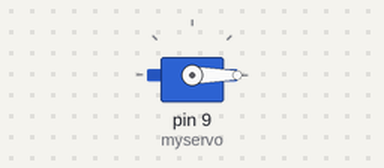
Recording of a sketch running on a simulated Arduino Uno, built with avr-gcc and run on an emulated ATmega328P. On the bench: servo.

Above: at 3.05 s.
At 4.6 s:
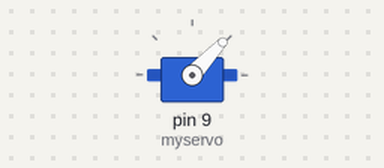
At 6.15 s:
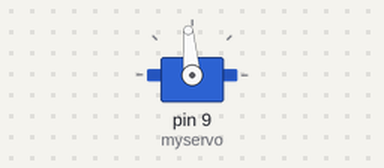
At 9.3 s:
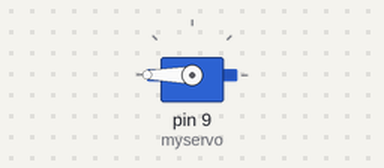
Timing chart, 0 to 11.2 s (numbered marks = the images above):
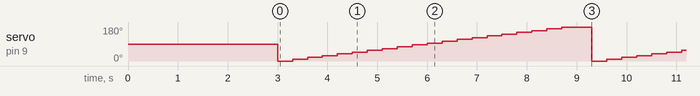

Measured:
- by itself, servo on pin 9 (myservo): repeats every 6.3 s: 9° 0.30 s, 19° 0.30 s, 28° 0.30 s, 38° 0.30 s, 47° 0.30 s, 57° 0.30 s, 66° 0.30 s, 76° 0.30 s, 85° 0.30 s, 95° 0.30 s, 104° 0.30 s, 114° 0.30 s, 123° 0.30 s, 133° 0.30 s, 142° 0.30 s, 152° 0.30 s, 161° 0.30 s, 171° 0.30 s, 180° 0.60 s, 0° 0.30 s

The sketch:

Servo_Motor.ino
```cpp
//伺服馬達Servo Motor(Tower Pro SG90)
//Servo預設脈衝寬度為544~2400µs
//Tower Pro SG90則為500~2400µs
#include<Servo.h>

Servo myservo;

void setup() {
    myservo.attach(9,500,2400);
    //修正脈衝寬度
    //servo.attach(pin,min,max)
    myservo.write(90);
    //設定一開始位置
    delay(3000);
}

//此採直接以脈衝寬度控制
//使用writeMicroseconds()要注意範圍不可超過,不然可能損壞馬達
void loop(){
    int i;
    for(i=500;i<=2400;i+=100){
        myservo.writeMicroseconds(i);
        delay(300);
    }
    for(i=2400;i>=500;i-=i){
        myservo.writeMicroseconds(i);
        delay(300);
    }
}
/*
一開始僅須設定腳位,不必修正脈衝寬度
再以角度控制馬達旋轉,但上限為180度
void loop() {
    int i;
    for(i=0;i<=180;i++){
      myservo.write(i);
      delay(25);
    }
    for(i=180;i>=0;i--){
      myservo.write(i);
      delay(25);
    }
}
*/
```
